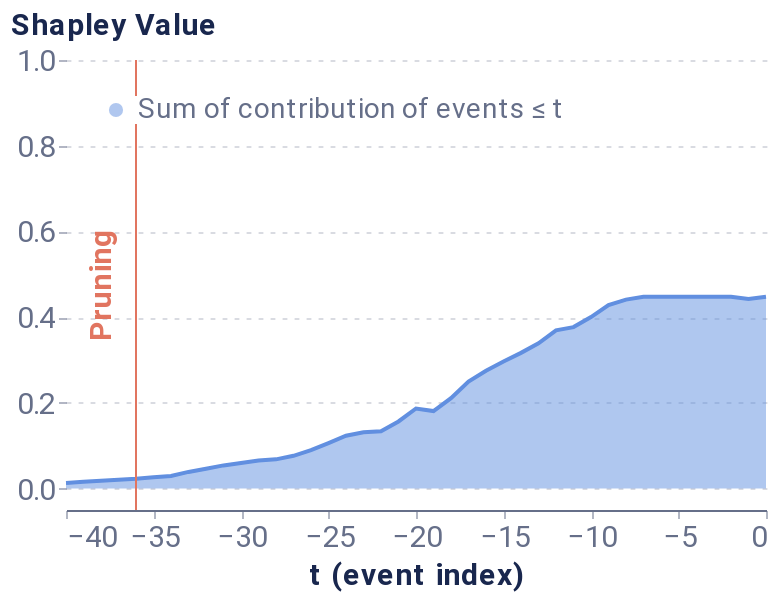

Write notebook code for a chart like this one.
### Markdown cell above
##### Pruning algorithm

### Code cell
pruning_dict = {'tol': 0.025,}
coal_plot_data, coal_prun_idx = local_pruning(f, pos_x_data, pruning_dict, average_event, positive_sequence_id, sequence_id_feat, False)
# coal_prun_idx is in negative terms
pruning_idx = pos_x_data.shape[1] + coal_prun_idx
pruning_plot = plot_temp_coalition_pruning(coal_plot_data, coal_prun_idx, plot_limit=40)
pruning_plot

### Figure 1 — Vega-Lite specification as saved in the notebook (floating-point values rounded to 4 significant figures)
{"config": {"axis": {"domain": true, "domainColor": "#666F89", "grid": false, "gridCap": "round", "gridColor": "#B3B7C4", "gridDash": [2, 4], "gridWidth": 0.5, "labelColor": "#666F89", "labelFont": "Roboto, Arial, sans-serif", "labelPadding": 2, "tickColor": "#666F89", "tickOpacity": 0.5, "tickSize": 4, "titleColor": "#19274E", "titleFont": "Roboto, Arial, sans-serif", "titleFontSize": 12}, "axisBand": {"domain": true, "labelPadding": 4, "ticks": false}, "axisY": {"domain": false, "titleAlign": "left", "titleAngle": 0, "titleX": -20, "titleY": -10}, "legend": {"labelColor": "#666F89", "labelFont": "Roboto, Arial, sans-serif", "labelFontSize": 12, "symbolSize": 40, "titleColor": "#19274E", "titleFont": "Roboto, Arial, sans-serif", "titleFontSize": 12, "titlePadding": 4}, "arc": {"stroke": "#FFFFFF", "strokeWidth": 1}, "bar": {"fill": "#2770EB", "stroke": null}, "line": {"stroke": "#2770EB", "strokeWidth": 2}, "path": {"stroke": "#2770EB", "strokeWidth": 0.5}, "point": {"fill": "#2770EB", "shape": "circle", "filled": true}, "rect": {"fill": "#2770EB"}, "rule": {"stroke": "#666F89"}, "shape": {"stroke": "#2770EB"}, "text": {"color": "#19274E", "font": "Roboto, Arial, sans-serif", "fontSize": 12}, "range": {"category": ["#2770EB", "#77B98A", "#DA5252", "#FFC400", "#A87AEA", "#00A39E", "#19274E"], "diverging": ["#006360", "#2BB3AE", "#96D9D7", "#FFFFFF", "#EDAAAA", "#DA5252", "#811D1D"], "heatmap": ["#18448F", "#1B4EA5", "#2770EB", "#4C88EE", "#82ACF3", "#A6C4F7", "#E9F1FD"], "ramp": ["#18448F", "#1B4EA5", "#2770EB", "#4C88EE", "#82ACF3", "#A6C4F7", "#E9F1FD"]}, "background": "#FFFFFF", "group": {"fill": "#FFFFFF"}, "header": {"labelColor": "#19274E", "labelFont": "Roboto, Arial, sans-serif", "labelFontSize": 12, "titleColor": "#19274E", "titleFont": "Roboto, Arial, sans-serif", "titleFontSize": 16}, "title": {"anchor": "start", "color": "#19274E", "font": "Roboto, Arial, sans-serif", "fontSize": 20, "fontWeight": "bold", "offset": 20, "subtitleColor": "#19274E", "subtitleFontSize": 16}, "view": {"continuousHeight": 300, "continuousWidth": 400, "stroke": "transparent"}}, "layer": [{"mark": {"type": "area", "opacity": 0.5}, "encoding": {"color": {"field": "Coalition", "legend": {"fillColor": "white", "labelFontSize": 14, "labelLimit": 0, "orient": "top-left", "symbolSize": 50, "symbolStrokeWidth": 0, "title": null}, "scale": {"domain": ["Sum of contribution of events ≤ t"], "range": ["#618FE0"]}, "type": "nominal"}, "x": {"axis": {"labelFontSize": 15, "title": "t (event index)", "titleFontSize": 15}, "field": "t (event index)", "type": "quantitative"}, "y": {"axis": {"grid": true, "labelFontSize": 15, "titleFontSize": 15, "titleX": -28}, "field": "Shapley Value", "scale": {"domain": [-0.05, 1]}, "type": "quantitative"}}}, {"mark": "line", "encoding": {"color": {"field": "Coalition", "legend": {"fillColor": "white", "labelFontSize": 14, "labelLimit": 0, "orient": "top-left", "symbolSize": 50, "symbolStrokeWidth": 0, "title": null}, "scale": {"domain": ["Sum of contribution of events ≤ t"], "range": ["#618FE0"]}, "type": "nominal"}, "x": {"axis": {"labelFontSize": 15, "title": "t (event index)", "titleFontSize": 15}, "field": "t (event index)", "type": "quantitative"}, "y": {"axis": {"grid": true, "labelFontSize": 15, "titleFontSize": 15, "titleX": -28}, "field": "Shapley Value", "scale": {"domain": [-0.05, 1]}, "type": "quantitative"}}}, {"data": {"name": "data-2d0b5df1ca996434d3b2380a54045cd5"}, "mark": {"type": "rule", "color": "#E17560"}, "encoding": {"x": {"field": "x", "type": "quantitative"}}}, {"data": {"name": "data-ad262602a91537dd8b53266df9f36578"}, "mark": {"type": "text", "angle": 270, "color": "#E17560", "fontSize": 15, "fontWeight": "bold", "text": "Pruning"}, "encoding": {"x": {"field": "x", "type": "quantitative"}}}], "data": {"name": "data-a33d4f5110c8f44d91fd03dc1e0fe0c9"}, "height": 225, "width": 350, "$schema": "https://vega.github.io/schema/vega-lite/v4.17.0.json", "datasets": {"data-a33d4f5110c8f44d91fd03dc1e0fe0c9": [{"Coalition": "Sum of contribution of events > t", "t (event index)": 0, "Shapley Value": 2.794e-09}, {"Coalition": "Sum of contribution of events ≤ t", "t (event index)": 0, "Shapley Value": 0.4477}, {"Coalition": "Sum of contribution of events > t", "t (event index)": -1, "Shapley Value": 0.005166}, {"Coalition": "Sum of contribution of events ≤ t", "t (event index)": -1, "Shapley Value": 0.4425}, {"Coalition": "Sum of contribution of events > t", "t (event index)": -2, "Shapley Value": 0.0}, {"Coalition": "Sum of contribution of events ≤ t", "t (event index)": -2, "Shapley Value": 0.4477}, {"Coalition": "Sum of contribution of events > t", "t (event index)": -3, "Shapley Value": 0.0}, {"Coalition": "Sum of contribution of events ≤ t", "t (event index)": -3, "Shapley Value": 0.4477}, {"Coalition": "Sum of contribution of events > t", "t (event index)": -4, "Shapley Value": 0.0}, {"Coalition": "Sum of contribution of events ≤ t", "t (event index)": -4, "Shapley Value": 0.4477}, {"Coalition": "Sum of contribution of events > t", "t (event index)": -5, "Shapley Value": 0.0}, {"Coalition": "Sum of contribution of events ≤ t", "t (event index)": -5, "Shapley Value": 0.4477}, {"Coalition": "Sum of contribution of events > t", "t (event index)": -6, "Shapley Value": 0.0}, {"Coalition": "Sum of contribution of events ≤ t", "t (event index)": -6, "Shapley Value": 0.4477}, {"Coalition": "Sum of contribution of events > t", "t (event index)": -7, "Shapley Value": 0.0}, {"Coalition": "Sum of contribution of events ≤ t", "t (event index)": -7, "Shapley Value": 0.4477}, {"Coalition": "Sum of contribution of events > t", "t (event index)": -8, "Shapley Value": 0.006841}, {"Coalition": "Sum of contribution of events ≤ t", "t (event index)": -8, "Shapley Value": 0.4409}, {"Coalition": "Sum of contribution of events > t", "t (event index)": -9, "Shapley Value": 0.0195}, {"Coalition": "Sum of contribution of events ≤ t", "t (event index)": -9, "Shapley Value": 0.4282}, {"Coalition": "Sum of contribution of events > t", "t (event index)": -10, "Shapley Value": 0.04752}, {"Coalition": "Sum of contribution of events ≤ t", "t (event index)": -10, "Shapley Value": 0.4002}, {"Coalition": "Sum of contribution of events > t", "t (event index)": -11, "Shapley Value": 0.07095}, {"Coalition": "Sum of contribution of events ≤ t", "t (event index)": -11, "Shapley Value": 0.3767}, {"Coalition": "Sum of contribution of events > t", "t (event index)": -12, "Shapley Value": 0.07837}, {"Coalition": "Sum of contribution of events ≤ t", "t (event index)": -12, "Shapley Value": 0.3693}, {"Coalition": "Sum of contribution of events > t", "t (event index)": -13, "Shapley Value": 0.1086}, {"Coalition": "Sum of contribution of events ≤ t", "t (event index)": -13, "Shapley Value": 0.3391}, {"Coalition": "Sum of contribution of events > t", "t (event index)": -14, "Shapley Value": 0.131}, {"Coalition": "Sum of contribution of events ≤ t", "t (event index)": -14, "Shapley Value": 0.3167}, {"Coalition": "Sum of contribution of events > t", "t (event index)": -15, "Shapley Value": 0.1513}, {"Coalition": "Sum of contribution of events ≤ t", "t (event index)": -15, "Shapley Value": 0.2964}, {"Coalition": "Sum of contribution of events > t", "t (event index)": -16, "Shapley Value": 0.1729}, {"Coalition": "Sum of contribution of events ≤ t", "t (event index)": -16, "Shapley Value": 0.2748}, {"Coalition": "Sum of contribution of events > t", "t (event index)": -17, "Shapley Value": 0.198}, {"Coalition": "Sum of contribution of events ≤ t", "t (event index)": -17, "Shapley Value": 0.2497}, {"Coalition": "Sum of contribution of events > t", "t (event index)": -18, "Shapley Value": 0.2368}, {"Coalition": "Sum of contribution of events ≤ t", "t (event index)": -18, "Shapley Value": 0.2108}, {"Coalition": "Sum of contribution of events > t", "t (event index)": -19, "Shapley Value": 0.2669}, {"Coalition": "Sum of contribution of events ≤ t", "t (event index)": -19, "Shapley Value": 0.1808}, {"Coalition": "Sum of contribution of events > t", "t (event index)": -20, "Shapley Value": 0.2608}, {"Coalition": "Sum of contribution of events ≤ t", "t (event index)": -20, "Shapley Value": 0.1869}, {"Coalition": "Sum of contribution of events > t", "t (event index)": -21, "Shapley Value": 0.2911}, {"Coalition": "Sum of contribution of events ≤ t", "t (event index)": -21, "Shapley Value": 0.1566}, {"Coalition": "Sum of contribution of events > t", "t (event index)": -22, "Shapley Value": 0.3138}, {"Coalition": "Sum of contribution of events ≤ t", "t (event index)": -22, "Shapley Value": 0.1339}, {"Coalition": "Sum of contribution of events > t", "t (event index)": -23, "Shapley Value": 0.3162}, {"Coalition": "Sum of contribution of events ≤ t", "t (event index)": -23, "Shapley Value": 0.1315}, {"Coalition": "Sum of contribution of events > t", "t (event index)": -24, "Shapley Value": 0.3245}, {"Coalition": "Sum of contribution of events ≤ t", "t (event index)": -24, "Shapley Value": 0.1232}, {"Coalition": "Sum of contribution of events > t", "t (event index)": -25, "Shapley Value": 0.3415}, {"Coalition": "Sum of contribution of events ≤ t", "t (event index)": -25, "Shapley Value": 0.1062}, {"Coalition": "Sum of contribution of events > t", "t (event index)": -26, "Shapley Value": 0.358}, {"Coalition": "Sum of contribution of events ≤ t", "t (event index)": -26, "Shapley Value": 0.08974}, {"Coalition": "Sum of contribution of events > t", "t (event index)": -27, "Shapley Value": 0.3712}, {"Coalition": "Sum of contribution of events ≤ t", "t (event index)": -27, "Shapley Value": 0.07645}, {"Coalition": "Sum of contribution of events > t", "t (event index)": -28, "Shapley Value": 0.3795}, {"Coalition": "Sum of contribution of events ≤ t", "t (event index)": -28, "Shapley Value": 0.06816}, {"Coalition": "Sum of contribution of events > t", "t (event index)": -29, "Shapley Value": 0.3824}, {"Coalition": "Sum of contribution of events ≤ t", "t (event index)": -29, "Shapley Value": 0.06527}, {"Coalition": "Sum of contribution of events > t", "t (event index)": -30, "Shapley Value": 0.3882}, {"Coalition": "Sum of contribution of events ≤ t", "t (event index)": -30, "Shapley Value": 0.05954}, {"Coalition": "Sum of contribution of events > t", "t (event index)": -31, "Shapley Value": 0.3936}, {"Coalition": "Sum of contribution of events ≤ t", "t (event index)": -31, "Shapley Value": 0.05406}, {"Coalition": "Sum of contribution of events > t", "t (event index)": -32, "Shapley Value": 0.4014}, {"Coalition": "Sum of contribution of events ≤ t", "t (event index)": -32, "Shapley Value": 0.04632}, {"Coalition": "Sum of contribution of events > t", "t (event index)": -33, "Shapley Value": 0.4088}, {"Coalition": "Sum of contribution of events ≤ t", "t (event index)": -33, "Shapley Value": 0.03885}, {"Coalition": "Sum of contribution of events > t", "t (event index)": -34, "Shapley Value": 0.4182}, {"Coalition": "Sum of contribution of events ≤ t", "t (event index)": -34, "Shapley Value": 0.02953}, {"Coalition": "Sum of contribution of events > t", "t (event index)": -35, "Shapley Value": 0.4211}, {"Coalition": "Sum of contribution of events ≤ t", "t (event index)": -35, "Shapley Value": 0.02658}, {"Coalition": "Sum of contribution of events > t", "t (event index)": -36, "Shapley Value": 0.4247}, {"Coalition": "Sum of contribution of events ≤ t", "t (event index)": -36, "Shapley Value": 0.02303}, {"Coalition": "Sum of contribution of events > t", "t (event index)": -37, "Shapley Value": 0.4272}, {"Coalition": "Sum of contribution of events ≤ t", "t (event index)": -37, "Shapley Value": 0.02054}, {"Coalition": "Sum of contribution of events > t", "t (event index)": -38, "Shapley Value": 0.4295}, {"Coalition": "Sum of contribution of events ≤ t", "t (event index)": -38, "Shapley Value": 0.01816}, {"Coalition": "Sum of contribution of events > t", "t (event index)": -39, "Shapley Value": 0.432}, {"Coalition": "Sum of contribution of events ≤ t", "t (event index)": -39, "Shapley Value": 0.01569}, {"Coalition": "Sum of contribution of events > t", "t (event index)": -40, "Shapley Value": 0.4346}, {"Coalition": "Sum of contribution of events ≤ t", "t (event index)": -40, "Shapley Value": 0.01311}], "data-2d0b5df1ca996434d3b2380a54045cd5": [{"x": -36}], "data-ad262602a91537dd8b53266df9f36578": [{"x": -38}]}}
